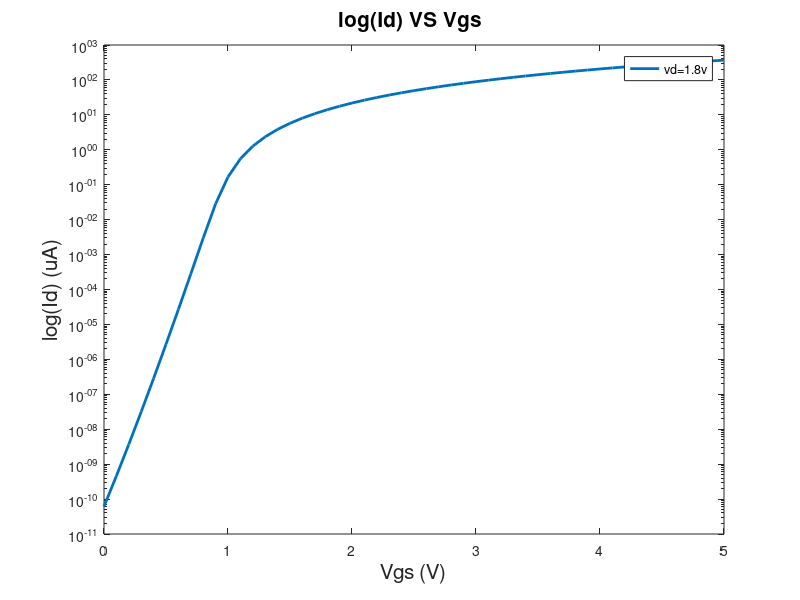
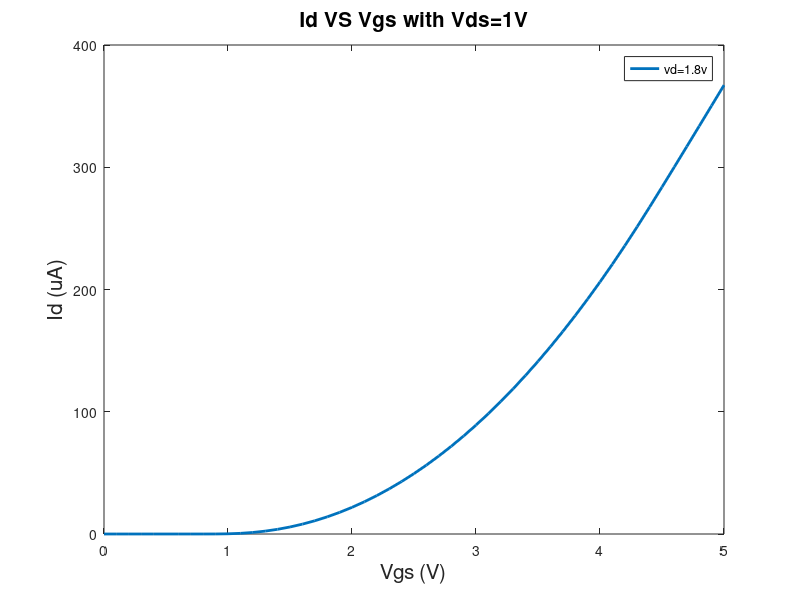

Source code (MATLAB) for these figures, in order:
%SEMICONDUCTOR PARAMETER AND CONSTANTS
q=1.6e-19;
epsi_0=8.85e-12;
vkbt=26e-3;
Nsub=-4e17*1e6;             %negative for NMOS 
epsi_si=11.7*epsi_0;
epsi_ox=3.9*epsi_0;
eg=1.1*q;
ni=1.5e10*1e6;
na=abs(Nsub);
w=1e-6;
l=1e-6;
mu_eff=200*1e-4;
chi_si=4.05*q;
tox=10e-9;
cox=epsi_ox/tox;
phi_m=chi_si/q;
phi_b=-sign(Nsub)*vkbt*log(abs(Nsub)/ni);
phi_s=chi_si/q+eg/(2*q)+phi_b;
vfb=phi_m-phi_s;

vg=0:.1:5;
vd=2.5;
n=length(vg);
for i=1:n

QT=@(psi_s) cox*(vg(i)-vfb-psi_s);
QD=@(psi_s) (2*epsi_si*q*na*psi_s).^0.5;
QI=@(psi_s) QT(psi_s)-QD(psi_s);
dvpsi_s=@(psi_s) 1+2*vkbt*(cox*QT(psi_s)+epsi_si*q*na)./((QT(psi_s)).^2-(QD(psi_s)).^2);
vgf=@(psi_s,v) vfb+psi_s+1/cox*(2*epsi_si*vkbt*q*na)^0.5*(psi_s/vkbt+ni^2/na^2*exp((psi_s-v)/vkbt)).^0.5;

psi_s_min=-vg(i)-vd-abs(vfb);
psi_s_max=vg(i)+vd+abs(vfb);
dpsi_s=1e-3;
psi_svec=psi_s_min:dpsi_s:psi_s_max;

psi_ss=interp1(real(vgf(psi_svec,0)),real(psi_svec),vg(i));
psi_sd=interp1(real(vgf(psi_svec,vd)),real(psi_svec),vg(i));

intf=@(psi_s) QI(psi_s).*dvpsi_s(psi_s);

id(i)=mu_eff*w/l*integral(intf,psi_ss,psi_sd);
end
figure(1)
semilogy(vg,abs(id*1e6),'linewidth',2)
xlabel('Vgs (V)','FontSize',15)
ylabel('log(Id) (uA)','FontSize',15)
title('log(Id) VS Vgs ','FontSize',15)
%legend('vd=2v','vd=1.5v','vd=1v')
legend('vd=1.8v','vd=2.2v','vd=2.5v')
hold on
figure(2)
plot(vg,abs(id*1e6),'linewidth',2)
xlabel('Vgs (V)','FontSize',15)
ylabel('Id (uA)','FontSize',15)
title('Id VS Vgs with Vds=1V','FontSize',15)
legend('vd=1.8v','vd=2.2v','vd=2.5v')
hold on